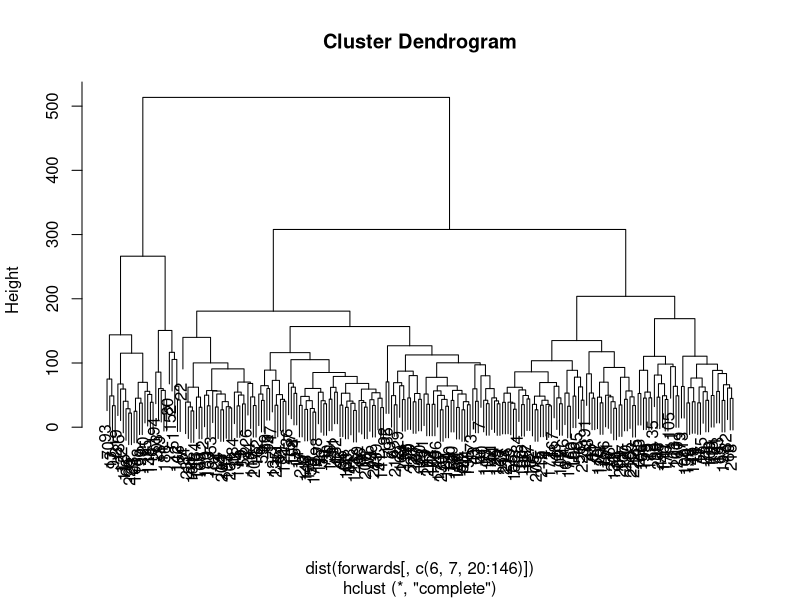
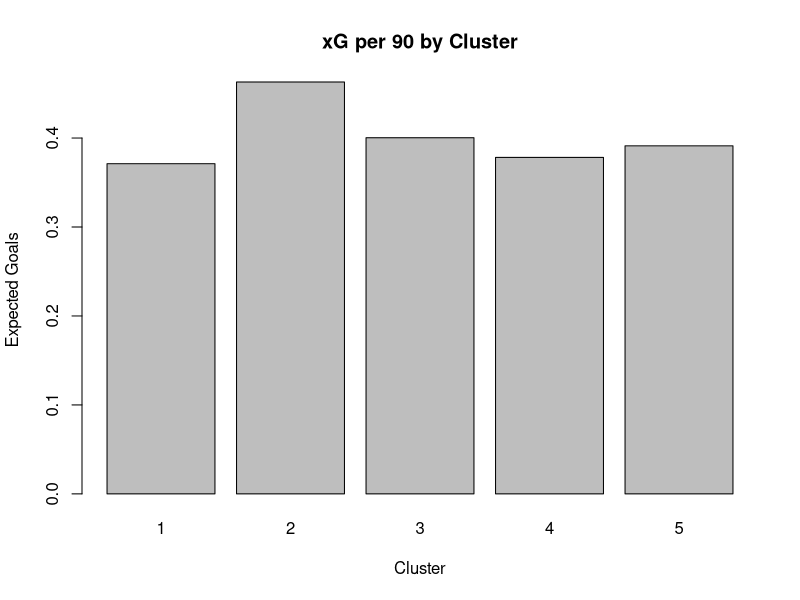
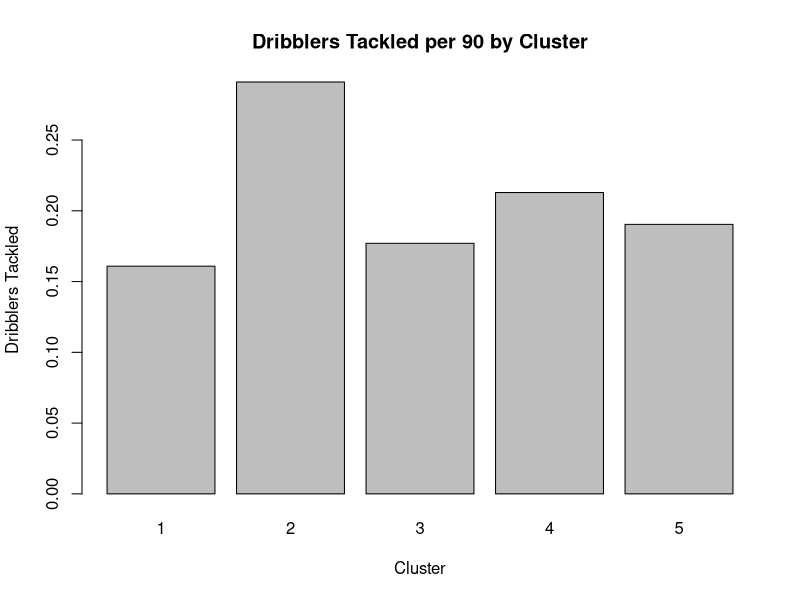

Generate these figures, in order, with R:
## ---- chunk 1
knitr::opts_chunk$set(echo = TRUE)
## ---- chunk 2
library(dplyr)
library(ggplot2)
library(ggthemes)
library(ggpubr)
library(data.table)
library(caret)

forwards <- read.csv("../Data Acquisition/Data/forwards.csv")

attmids_wings <- forwards %>% filter(position == "Att Mid / Wing")
attmids_wings$height_cm <- as.numeric(as.character(attmids_wings$height_cm))

forwards <- forwards %>% filter(position == "Forward")
forwards$height_cm <- as.numeric(as.character(forwards$height_cm))

centerbacks <- read.csv("../Data Acquisition/Data/centerbacks.csv")
centerbacks$height_cm <- as.numeric(as.character(centerbacks$height_cm))

fullbacks <- read.csv("../Data Acquisition/Data/fullbacks.csv")
fullbacks$height_cm <- as.numeric(as.character(fullbacks$height_cm))

midfielders <- read.csv("../Data Acquisition/Data/midfielders.csv")
midfielders$height_cm <- as.numeric(as.character(midfielders$height_cm))
## ---- chunk 3
for_clusters <- hclust(dist(forwards[, c(6,7,20:146)]))
plot(for_clusters)
firstcut <- cutree(for_clusters, 3)
forwards_clust <- forwards
forwards_clust$cluster <- firstcut
## ---- chunk 4
FiveFit = kmeans(forwards[,20:146], 5, nstart=50)
forwards_clust$k_clusters <- FiveFit$cluster
## ---- chunk 5
filter(forwards_clust, k_clusters==2)

for_xG_vec = numeric(5)
for_DT_vec = numeric(5)

for(i in 1:5){
  for_xG_vec[i] = mean(filter(forwards_clust, forwards_clust$k_clusters==i)$xG)
  for_DT_vec[i] = mean(filter(forwards_clust, forwards_clust$k_clusters==i)$Dribblers.Tackled)
}



barplot(for_xG_vec ~ c(1:5), xlab = "Cluster", ylab= "Expected Goals", main = "xG per 90 by Cluster")
barplot(for_DT_vec ~ c(1:5), xlab = "Cluster", ylab= "Dribblers Tackled", main = "Dribblers Tackled per 90 by Cluster")
